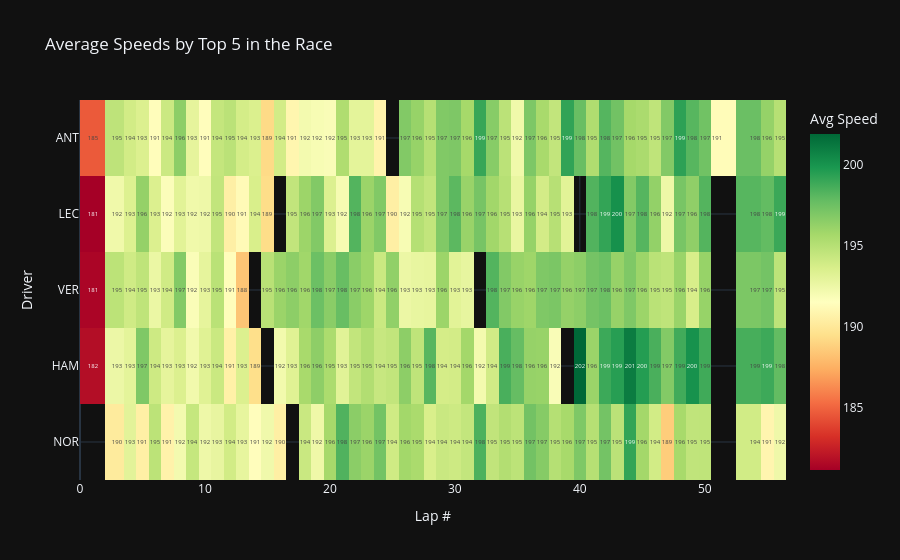

Source (notebook cell):
### Code cell
heatspeed = px.imshow(
    heat_data,
    text_auto='.0f',
    aspect='auto',
    color_continuous_scale='RdYlGn',
    template='plotly_dark',
    title='Average Speeds by Top 5 in the Race',
    labels={'x': 'Lap #', 'y': 'Driver', 'color': 'Avg Speed'}
)
heatspeed.show()

### Figure 1 — Plotly figure (JSON) as saved in the notebook; plotly's stock layout.template omitted (floating-point values rounded to 4 significant figures; data arrays with more than 128 entries replaced by an {"elided": "..."} marker saying what was removed)
{"data": [{"coloraxis": "coloraxis", "hovertemplate": "Lap #: %{x}<br>Driver: %{y}<br>Avg Speed: %{z}<extra></extra>", "name": "0", "texttemplate": "%{z:.0f}", "type": "heatmap", "x": [1.0, 3.0, 4.0, 5.0, 6.0, 7.0, 8.0, 9.0, 10.0, 11.0, 12.0, 13.0, 14.0, 15.0, 16.0, 17.0, 18.0, 19.0, 20.0, 21.0, 22.0, 23.0, 24.0, 25.0, 26.0, 27.0, 28.0, 29.0, 30.0, 31.0, 32.0, 33.0, 34.0, 35.0, 36.0, 37.0, 38.0, 39.0, 40.0, 41.0, 42.0, 43.0, 44.0, 45.0, 46.0, 47.0, 48.0, 49.0, 50.0, 51.0, 54.0, 55.0, 56.0], "xaxis": "x", "y": ["ANT", "LEC", "VER", "HAM", "NOR"], "yaxis": "y", "z": {"elided": "5x53 float values"}}], "layout": {"coloraxis": {"autocolorscale": false, "colorbar": {"title": {"text": "Avg Speed"}}, "colorscale": [[0, "rgb(165,0,38)"], [0.1, "rgb(215,48,39)"], [0.2, "rgb(244,109,67)"], [0.3, "rgb(253,174,97)"], [0.4, "rgb(254,224,139)"], [0.5, "rgb(255,255,191)"], [0.6, "rgb(217,239,139)"], [0.7, "rgb(166,217,106)"], [0.8, "rgb(102,189,99)"], [0.9, "rgb(26,152,80)"], [1, "rgb(0,104,55)"]]}, "title": {"text": "Average Speeds by Top 5 in the Race"}, "xaxis": {"anchor": "y", "domain": [0, 1], "title": {"text": "Lap #"}}, "yaxis": {"anchor": "x", "autorange": "reversed", "domain": [0, 1], "title": {"text": "Driver"}}}}
